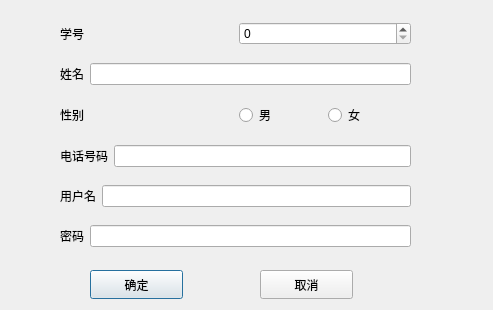
<?xml version="1.0" encoding="UTF-8"?>
<ui version="4.0">
 <class>AddStuDialog</class>
 <widget class="QDialog" name="AddStuDialog">
  <property name="geometry">
   <rect>
    <x>0</x>
    <y>0</y>
    <width>493</width>
    <height>310</height>
   </rect>
  </property>
  <property name="windowTitle">
   <string>Dialog</string>
  </property>
  <widget class="QWidget" name="layoutWidget">
   <property name="geometry">
    <rect>
     <x>60</x>
     <y>10</y>
     <width>351</width>
     <height>251</height>
    </rect>
   </property>
   <layout class="QVBoxLayout" name="verticalLayout">
    <item>
     <layout class="QHBoxLayout" name="horizontalLayout_5">
      <item>
       <widget class="QLabel" name="label">
        <property name="text">
         <string>学号</string>
        </property>
       </widget>
      </item>
      <item>
       <widget class="QSpinBox" name="idSpinBox"/>
      </item>
     </layout>
    </item>
    <item>
     <layout class="QHBoxLayout" name="horizontalLayout">
      <item>
       <widget class="QLabel" name="label_2">
        <property name="text">
         <string>姓名</string>
        </property>
       </widget>
      </item>
      <item>
       <widget class="QLineEdit" name="nameEdit"/>
      </item>
     </layout>
    </item>
    <item>
     <layout class="QHBoxLayout" name="horizontalLayout_7">
      <item>
       <widget class="QLabel" name="label_3">
        <property name="text">
         <string>性别</string>
        </property>
       </widget>
      </item>
      <item>
       <layout class="QHBoxLayout" name="horizontalLayout_6">
        <item>
         <widget class="QRadioButton" name="maleButton">
          <property name="text">
           <string>男</string>
          </property>
         </widget>
        </item>
        <item>
         <widget class="QRadioButton" name="femaleButton">
          <property name="text">
           <string>女</string>
          </property>
         </widget>
        </item>
       </layout>
      </item>
     </layout>
    </item>
    <item>
     <layout class="QHBoxLayout" name="horizontalLayout_2">
      <item>
       <widget class="QLabel" name="label_4">
        <property name="text">
         <string>电话号码</string>
        </property>
       </widget>
      </item>
      <item>
       <widget class="QLineEdit" name="teleEdit"/>
      </item>
     </layout>
    </item>
    <item>
     <layout class="QHBoxLayout" name="horizontalLayout_3">
      <item>
       <widget class="QLabel" name="label_5">
        <property name="text">
         <string>用户名</string>
        </property>
       </widget>
      </item>
      <item>
       <widget class="QLineEdit" name="usernameEdit"/>
      </item>
     </layout>
    </item>
    <item>
     <layout class="QHBoxLayout" name="horizontalLayout_4">
      <item>
       <widget class="QLabel" name="label_6">
        <property name="text">
         <string>密码</string>
        </property>
       </widget>
      </item>
      <item>
       <widget class="QLineEdit" name="passwordEdit"/>
      </item>
     </layout>
    </item>
   </layout>
  </widget>
  <widget class="QPushButton" name="sureButton">
   <property name="geometry">
    <rect>
     <x>90</x>
     <y>270</y>
     <width>93</width>
     <height>29</height>
    </rect>
   </property>
   <property name="text">
    <string>确定</string>
   </property>
  </widget>
  <widget class="QPushButton" name="cancelButton">
   <property name="geometry">
    <rect>
     <x>260</x>
     <y>270</y>
     <width>93</width>
     <height>29</height>
    </rect>
   </property>
   <property name="text">
    <string>取消</string>
   </property>
  </widget>
 </widget>
 <resources/>
 <connections/>
</ui>
